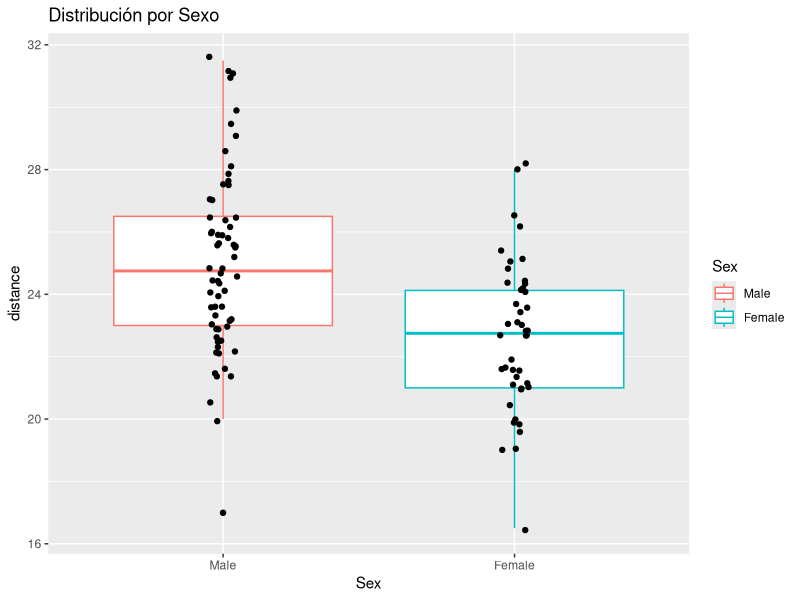
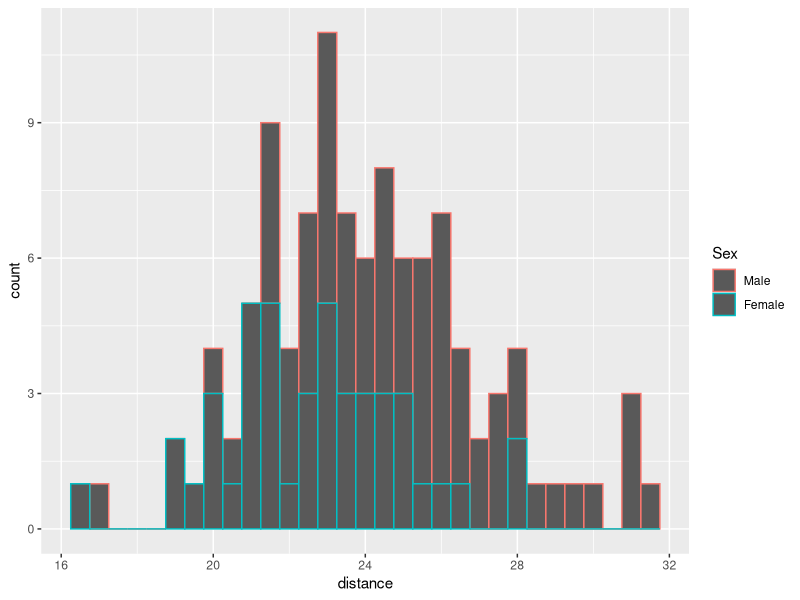
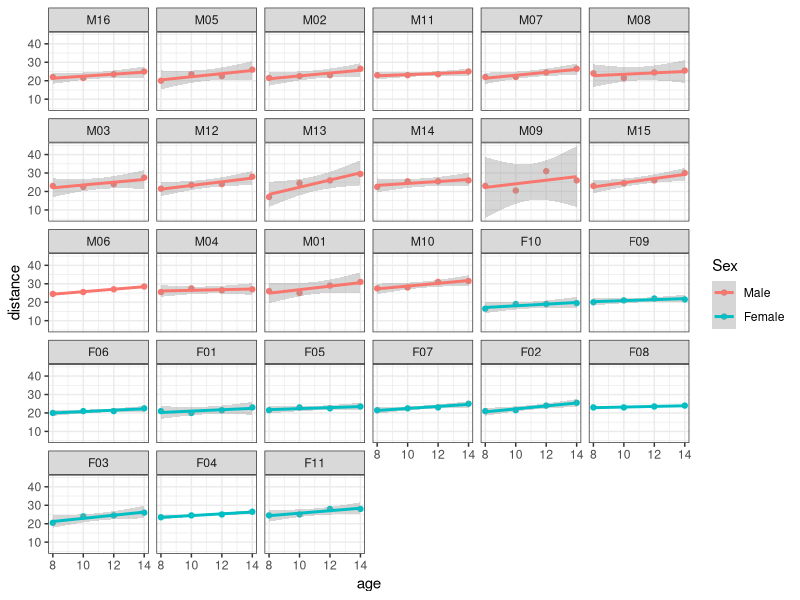
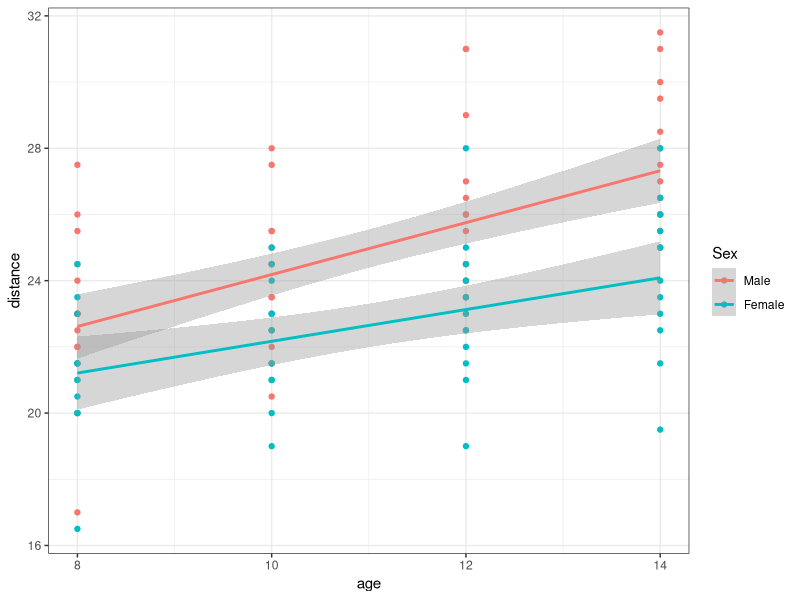

The R source for these figures, in order:
library(nlme)
library(ggplot2)
?Orthodont
datos <- Orthodont
head(datos)

# Pregunta 1: Analisis exploratorio

boxplots_sex <- ggplot(data = datos, mapping = aes(x=Sex, y=distance))
boxplots_sex + geom_boxplot(aes(colour = Sex)) + geom_jitter(width = 0.05) + ggtitle("Distribución por Sexo")

histogramas_sex <- ggplot(datos, aes(x=distance, color=Sex))
histogramas_sex + geom_histogram(binwidth = 0.5)

ggplot(data = datos, aes(x = age, y = distance, color = Sex)) +
  geom_point() + geom_smooth(method = "lm") +
  theme_bw() + 
  facet_wrap(~Subject)

ggplot(data = datos, aes(x = age, y = distance, color = Sex)) +
  geom_point() + geom_smooth(method = "lm") +
  theme_bw()


# Pregunta 2

# Modelo Mixto con Intercepto Aleatorio
modelo_intercepto <- lme(distance ~ age, random=~1|Subject, data = datos)
summary(modelo_intercepto)

# Modelo Mixto con Intercepto y Pendiente Aleatoria
modelo_intercepto_pendiente <- lme(distance ~ age, random=~ 1 + age|Subject, data = datos)
summary(modelo_intercepto_pendiente)


# Pregunta 4

datos$es_varon <- ifelse(datos$Sex=="Male", 1, 0)
modelo_custom <- lm(distance ~ age, data = datos)
summary(modelo_custom)

modelo_custom <- lm(distance ~ age + Sex, data = datos)
summary(modelo_custom)

modelo_custom_mixto <- lme(distance ~ age + Sex, random=~ 1 + age + Sex|Subject, data = datos)
summary(modelo_custom_mixto)

# Analisis por Separado
varones <- datos[datos$Sex=="Male", ]
mujeres <- datos[datos$Sex=="Female", ]

# Modelo Mixto con Intercepto Aleatorio
modelo_intercepto <- lme(distance ~ age, random=~1|Subject, data = varones)
summary(modelo_intercepto)

# Modelo Mixto con Intercepto y Pendiente Aleatoria
modelo_intercepto_pendiente <- lme(distance ~ age, random=~ 1 + age|Subject, data = varones)
summary(modelo_intercepto_pendiente)


# Modelo Mixto con Intercepto Aleatorio
modelo_intercepto <- lme(distance ~ age, random=~1|Subject, data = mujeres)
summary(modelo_intercepto)

# Modelo Mixto con Intercepto y Pendiente Aleatoria
modelo_intercepto_pendiente <- lme(distance ~ age, random=~ 1 + age|Subject, data = mujeres)
summary(modelo_intercepto_pendiente)

getwd()
